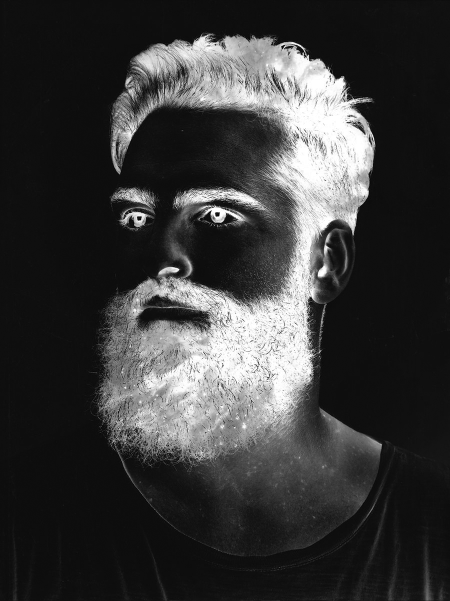
#> input picture assignment-21/BlackandWhite/2.jpg, 900 x 1202 px (shown at 1/2 size)
$ python Reverse2.py
#> lines starting #> are read from the running program, lines starting #| are printed output that depends on the picture
import cv2

image = cv2.imread('2.jpg', 0)
#> image is the input picture: shape (1202, 900); min 0, max 255, mean 57.7

image = cv2.resize(image, (450,620))
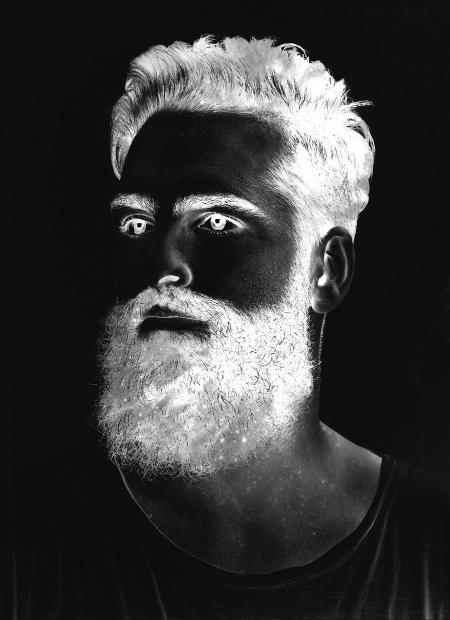
#> image: shape (620, 450); min 0, max 255, mean 57.6

image = cv2.bitwise_not(image)
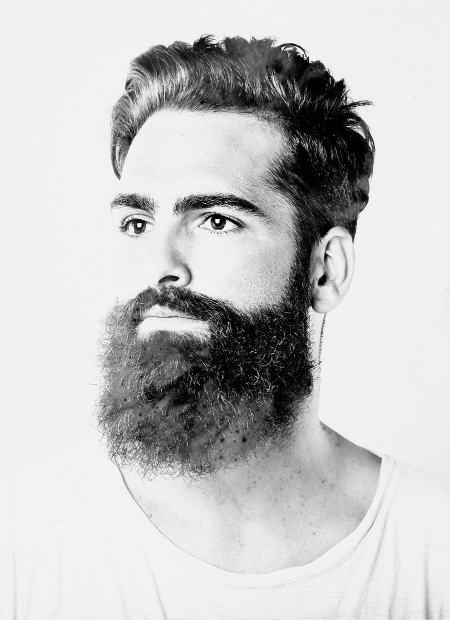
#> image: shape (620, 450); min 0, max 255, mean 197.4

cv2.imshow("Image", image)

cv2.waitKey(0)

cv2.imwrite('Output2.jpg', image)

$ run again, with assignment-21/BlackandWhite/1.jpg copied over assignment-21/BlackandWhite/2.jpg
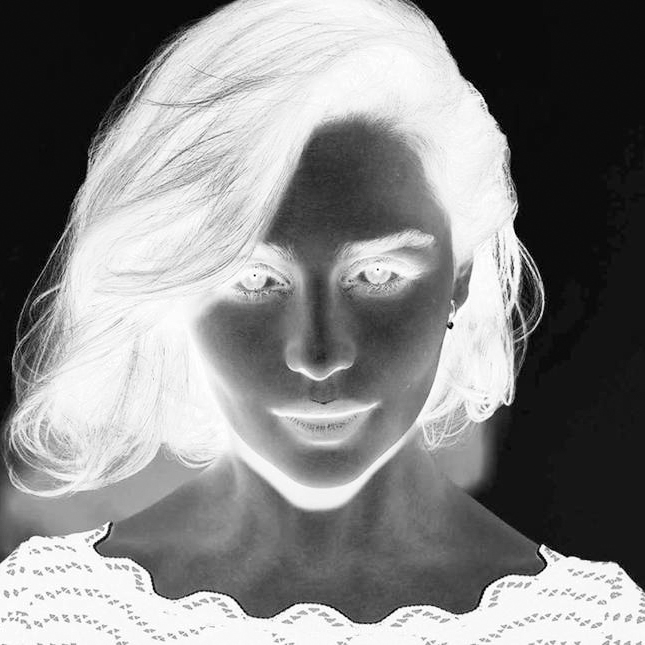
#> input picture assignment-21/BlackandWhite/1.jpg, 645 x 645 px
#> image is the input picture: shape (645, 645); min 0, max 255, mean 133.8
#> `image = cv2.resize(image, (450,620))`:
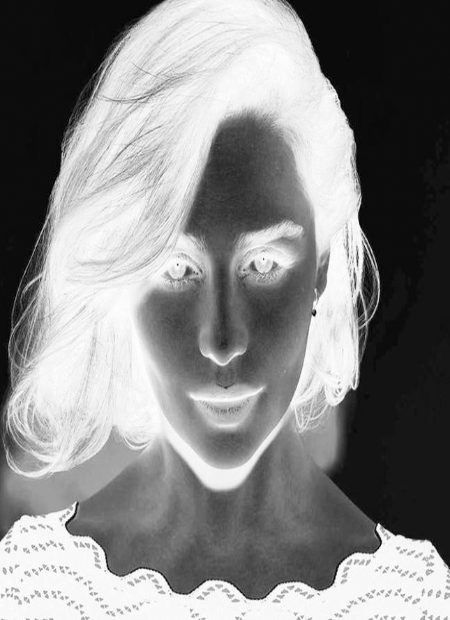
#> image: shape (620, 450); min 0, max 255, mean 133.7
#> `image = cv2.bitwise_not(image)`:
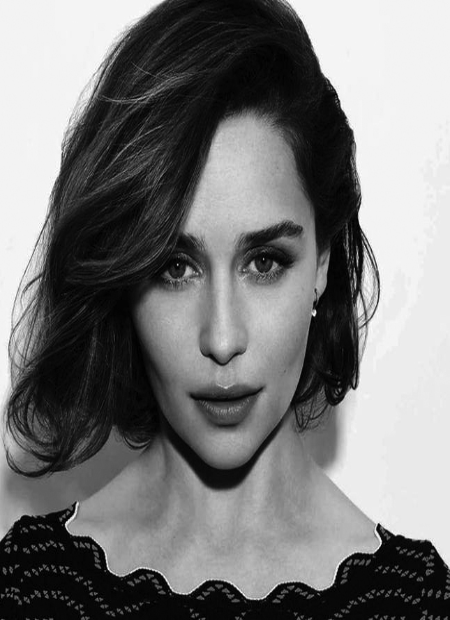
#> image: shape (620, 450); min 0, max 255, mean 121.3
